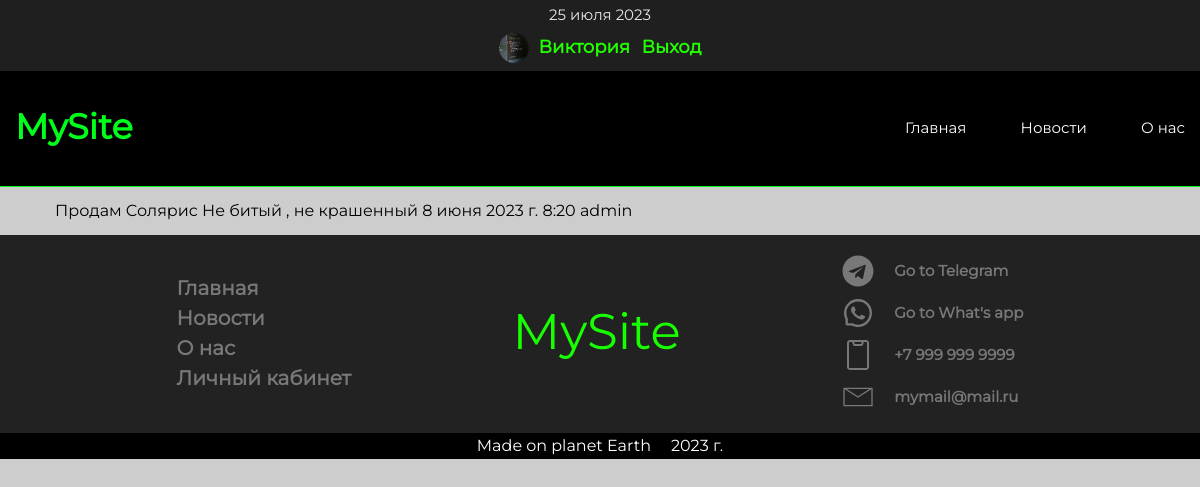
Page /board/announcement/ (signed in) on the committed database.
### users/models.py (models this page shows, shortened)
class Profile(models.Model):
    user = models.OneToOneField(User, on_delete=models.CASCADE, related_name='profile', null=True, blank=True,
                             verbose_name='Пользователь')
    full_name = models.CharField(max_length=200, verbose_name='ФИО')
    avatar = models.ImageField(upload_to='avatar/%Y/%m/%d', verbose_name='Аватар', null=True, blank=True)
    city = models.CharField(max_length=200, verbose_name='Город', null=True, blank=True)
    created = models.DateTimeField(auto_now_add=True, verbose_name='Дата регистрации')
    updated = models.DateTimeField(auto_now=True, verbose_name='Жата обновления')
    class Meta:
        verbose_name = 'Профиль'
        verbose_name_plural = 'Профили'

### app_board/models.py (models this page shows, shortened)
class Board(models.Model):
    user = models.ForeignKey(User, on_delete=models.CASCADE, verbose_name='автор', null=True)
    title = models.CharField(max_length=300, verbose_name='Название объявления')
    description = models.TextField(verbose_name='Объявление')
    price = models.DecimalField(max_digits=10, decimal_places=2, verbose_name='Цена')
    stock = models.PositiveIntegerField(default=0, verbose_name='количество')
    cat_board = models.ForeignKey('CatBoard', on_delete=models.PROTECT, verbose_name='Категория')
    created = models.DateTimeField(auto_now_add=True, verbose_name='Создан')
    updated = models.DateTimeField(auto_now=True, verbose_name='Обновлен')
    image = models.ImageField(verbose_name='Фото')
    class Meta:
        ordering = ['-created']
        verbose_name = 'Обьявление'
        verbose_name_plural = 'Объявления'

### app_board/views.py (the view)
# urls.py: path('announcement/', AnnouncementListView.as_view(), name='all_board'),
class AnnouncementListView(ListView):
    model = Board
    template_name = 'app_board/board_list.html'
    context_object_name = 'boards'

### app_board/templates/app_board/board_list.html (shortened to what this page needs)
{% extends 'index/base.html' %}
{% block content %}
<section class="board">
    <div class="container">
    {% if boards %}
        <ul class="ul">
            {% for b in boards %}
            <li>
                {{b.title}}
                {{b.description}}
                {{b.created}}
                {{b.user.username}}
            </li>
            {% endfor %}
        </ul>
    {% endif %}
    </div>
</section>
{% endblock content %}

### index/templates/index/base.html (shortened to what this page needs)
{% load static %}
{% load cache %}
<!DOCTYPE html>
<html lang="en">
<head>
    <link rel="stylesheet" href="https://cdn.jsdelivr.net/npm/swiper@9/swiper-bundle.min.css"/>
    <link rel="stylesheet" href="{% static 'index/css/index.css' %}">
    <link rel="stylesheet" href="{% static 'index/css/media.css' %}">
</head>
<body>
    {% block header %}
    <header class="header">
        <div class="header__top">
            <div class="container">
                <div class="header__top-info">
                    <div class="header__date-block">
                        <span class="header__date">{% now 'j E Y' %}</span>
                    </div>
                    <div class="header__user-block">
                        {% if request.user.is_authenticated %}
                        {% if request.user.profile.avatar %}
                        <img src="{{request.user.profile.avatar.url}}" alt="{{request.user.username}}" class="header__photo">
                        {% else %}
                            <img src="{% static 'index/img/icon-user.png' %}" alt="{{account.user.username}}" class="header__photo">
                        {% endif %}
                            <a href="{% url 'account' pk=request.user.pk %}" class="header__user-link link">{{request.user.username}}</a>
                            <a href="{% url 'logout' %}" class="header__user-link link">Выход</a>
                        {% else %}
                            <a href="{% url 'login' %}" class="header__user-link link">Войти</a>
                            <a href="{% url 'register' %}" class="header__user-link link">Регистрация</a>
                        {% endif %}
                    </div>
                </div>
            </div>
        </div>
        <div class="header__bottom">
            <div class="container">
                <div class="header__bottom__nav-block">
                    <a href="/" class="header__bottom-logo link">MySite</a>
                    <div class="header__burger-menu">
                        <nav id="menu" class="header__bottom-nav">
                            <a href="/" class="header__bottom-nav-link link">Главная</a>
                            <a href="{% url 'all_news' %}" class="header__bottom-nav-link link">Новости</a>
                            <a href="/" class="header__bottom-nav-link link">О нас</a>
                        </nav>
                    </div>
                </div>
            </div>
        </div>
    </header>
    {% endblock header %}
    {% block content %}{% endblock content %}
    {% block footer %}
         <footer class="footer">
            <div class="footer__top">
                <div class="container">
                   <div class="footer__top-all">
                        <div class="footer__top-nav-block">
                            <nav class="footer_top-nav">
                                <a href="/" class="footer__top-nav-link link">Главная</a>
                                <a href="{% url 'all_news' %}" class="footer__top-nav-link link">Новости</a>
                                <a href="#" class="footer__top-nav-link link">О нас</a>
                                {% if request.user.is_authenticated %}
                                <a href="{% url 'account' pk=request.user.pk %}" class="footer__top-nav-link link">Личный кабинет</a>
                                {% endif %}
                            </nav>
                        </div>
                        <div class="footer__top-logo-block">
                            <a href="" class="footer__top-logo link">MySite</a>
                        </div>
                        <div class="footer__top-contact-bloc">
                            <ul class="footer__top-list list">
                                <li class="footer__top-list-item">
                                    <a href="https://web.telegram.org/k/" class="footer__top-contact-link link tg" target="_blank">
                                        Go to Telegram
                                    </a>
                                </li>
                                <li class="footer__top-list-item">
                                    <a href="https://www.whatsapp.com/?lang=ru" class="footer__top-contact-link link wa" target="_blank">
                                        Go to What's app
                                    </a>
                                </li>
                                <li class="footer__top-list-item">
                                    <a href="tel:+79999999999" class="footer__top-contact-link link phone">
                                        +7 999 999 9999
                                    </a>
                                </li>
                                <li class="footer__top-list-item">
                                    <a href="mailto:mymail@mail.ru" class="footer__top-contact-link link email">
                                        <svg class="footer__svg" width="32" height="32" viewBox="0 0 24 24" xmlns="http://www.w3.org/2000/svg"><g id="Layer_1" data-name="Layer 1"><path d="m22.5 5h-21a.5.5 0 0 0 -.5.5v13a.5.5 0 0 0 .5.5h21a.5.5 0 0 0 .5-.5v-13a.5.5 0 0 0 -.5-.5zm-2 1-8.5 5.407-8.5-5.407zm-18.5 12v-11.771l10 6.364 10-6.364v11.771z"/></g></svg>
                                        mymail@mail.ru
                                    </a>
                                </li>
                            </ul>
                        </div>
                   </div>
                </div>
            </div>
            <div class="footer__bottom">
                <div class="container">
                    <div class="date" style="text-align: center;">
                        <p class="made">Made on planet Earth</p>
                        <span class="date_time">{% now 'Y' %} г.</span>
                    </div>
                </div>
            </div>
        </footer>
    {% endblock footer %}
</body>
</html>

### index/static/index/css/index.css (style rules this page uses)
body { margin: 0; min-width: 320px; background-color: #cdcdcd; font-family: 'Montserrat', sans-serif; }
.container { margin: 0 auto; padding-left: 15px; padding-right: 15px; max-width: 1440px; }
.link { display: inline-block; text-decoration: none; }
.list { margin: 0; padding: 0; list-style: none; }
.header { background: #000000; border-bottom: 1px solid #00ff1a; }
.header__top { padding: 8px 0; background-color: #1f1f1f; }
.header__top-info { display: flex; align-items: center; flex-direction: column; flex-wrap: wrap; }
.header__date-block { display: flex; align-items: center; justify-content: center; margin-bottom: 10px; width: 100%; }
.header__date { font-size: 15px; line-height: 100%; font-weight: 400; color: #e8e8e8; }
.header__user-block { display: flex; align-items: center; justify-content: center; width: 100%; }
.header__photo { margin-right: 10px; width: 30px; height: 30px; border-radius: 150px; }
.header__user-link { font-size: 18px; line-height: 100%; font-weight: 600; color: #22ff00; transition: color .5s ease-in-out; }
.header__user-link:not(:last-child) { margin-right: 1%; }
.header__bottom { padding: 40px 0; }
.header__burger-menu { display: flex; align-items: center; }
.header__bottom__nav-block { display: flex; align-items: center; justify-content: space-between; position: relative; }
.header__bottom-logo { font-size: 35px; line-height: 100%; font-weight: 600; color: #00ff1a; transition: all .5s ease-in-out; }
.header__bottom-nav-link { padding-bottom: 2px; font-size: 15px; line-height: 100%; font-weight: 400; color: #ffffff; transition: color .5s ease-in-out; }
.header__bottom-nav-link:not(:last-child) { margin-right: 50px; }
.footer__top { padding: 20px 0; background-color: #222222; }
.footer__top-all { display: flex; align-items: center; justify-content: space-evenly; }
.footer_top-nav { display: flex; flex-direction: column; }
.footer__top-nav-link { font-size: 20px; line-height: 100%; font-weight: 600; color: #787878; transition: color .5s ease-in-out; }
.footer__top-nav-link:not(:last-child) { margin-bottom: 10px; }
.footer__top-logo { font-size: 50px; font-weight: 400; color: #17ff00; transition: all .5s ease-in-out; }
.footer__top-list-item:not(:last-child) { margin-bottom: 10px; }
.footer__top-contact-link { display: flex; align-items: center; font-size: 15px; font-weight: 600; color: #787878; transition: all .5s ease-in-out; fill: #787878; }
.footer__svg { padding-right: 20px; transition: all .5s ease-in-out; }
.footer__bottom { padding: 5px 0; background: #000000; }
.date { display: flex; align-items: center; justify-content: center; }
.made { margin: 0; margin-right: 20px; color: #ffffff; }
.date_time { color: #ffffff; }
.ul { list-style: none; }

### rows in the picture
Board: title "Продам Солярис", description "Не битый , не крашенный", created "8 июня 2023 г. 8:20", user.username "admin"

### other values in the picture
{{ request.user.username }} "Виктория"
